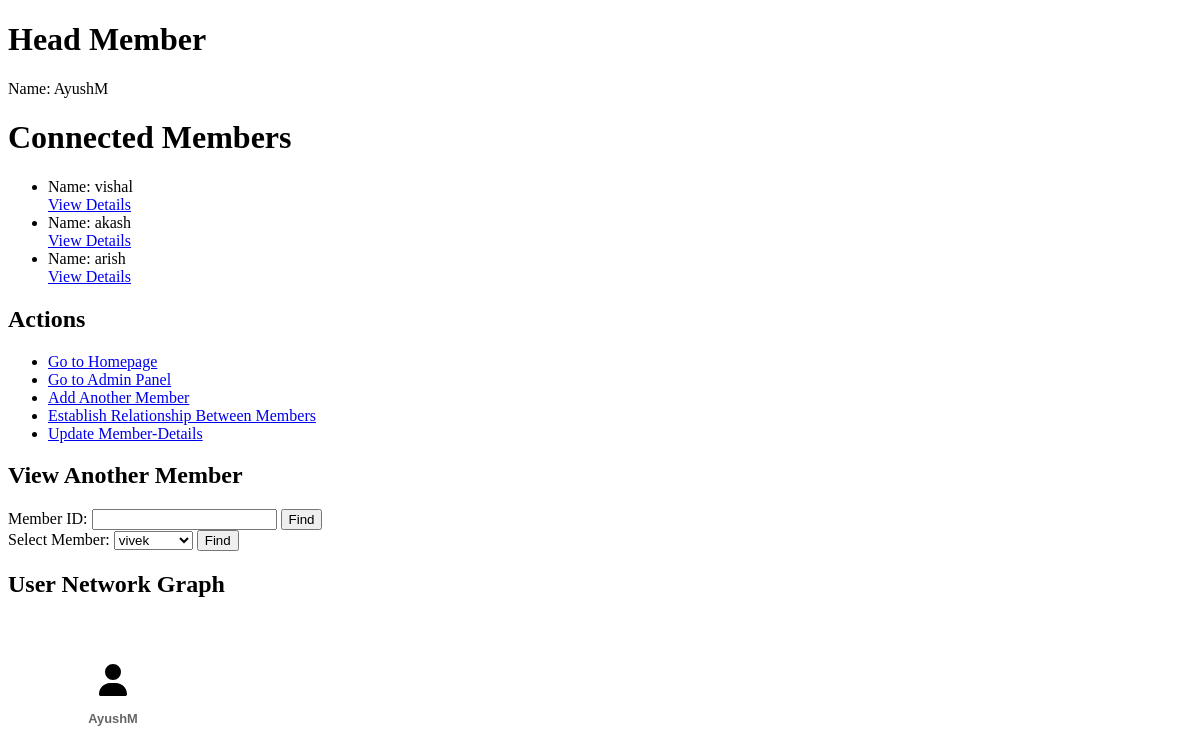
The app's page /member/2/ with its own data.
### mlm/models.py (models this page shows)
class Member(models.Model):
    user = models.OneToOneField(User, on_delete=models.CASCADE)
    sponsor = models.ForeignKey('self', on_delete=models.CASCADE, blank=True, null=True)

class MemberRelationship(models.Model):
    parent = models.ForeignKey(Member, related_name='children', on_delete=models.CASCADE)
    child = models.ForeignKey(Member, related_name='parents', on_delete=models.CASCADE)

### mlm/views.py (the view)
# urls.py: path('member/<int:member_id>/', views.member_detail, name='member_detail'),
def member_detail(request, member_id):
    member = Member.objects.get(id=member_id)
    members = Member.objects.all()
    def get_network_tree(member):
        children = []
        for child_relationship in member.children.all():
            children.append(get_network_tree(child_relationship.child))
        return {
            'name': member.user.username,
            'children': children
        }
    network_data = get_network_tree(member)
    network_tree_html = render_network_tree(network_data)
    return render(request, 'member_detail.html', {'member': member, 'members': members, 'network_tree': network_tree_html})

### mlm/views.py (called while the page is built)
def render_network_tree(node):
    html = f'<li><a href="javascript:void(0);"><div class="member-view-box"><div class="member-image"><svg xmlns="http://www.w3.org/2000/svg" viewBox="0 0 448 512" class="icon"><!--!Font Awesome Free 6.5.2 by @fontawesome - https://fontawesome.com License - https://fontawesome.com/license/free Copyright 2024 Fonticons, Inc.--><path d="M224 256A128 128 0 1 0 224 0a128 128 0 1 0 0 256zm-45.7 48C79.8 304 0 383.8 0 482.3C0 498.7 13.3 512 29.7 512H418.3c16.4 0 29.7-13.3 29.7-29.7C448 383.8 368.2 304 269.7 304H178.3z"/></svg><div class="member-details"><h3>{node["name"]}</h3></div></div></div></a>'
    if node.get('children'):
        html += '<ul>'
        for child in node['children']:
            html += render_network_tree(child)
        html += '</ul>'
    html += '</li>'
    return html

### mlm/templates/member_detail.html (shortened to what this page needs)
<!DOCTYPE html>
<html>
<head>
</head>
<body>
    <h1>Head Member</h1>
    <p>Name: {{ member.user.username }}</p>
    <h1>Connected Members</h1>
    {% if member.children.all %}
        <ul>
        {% for relationship in member.children.all %}
            <li>
                Name: {{ relationship.child.user.username }}
                <br><a href="{% url 'member_detail' relationship.child.id %}">View Details</a>
            </li>
        {% endfor %}
        </ul>
    {% else %}
        <p>No connected members found.</p>
    {% endif %}
    <h2>Actions</h2>
    <ul>
        <li><a href="{% url 'homepage' %}">Go to Homepage</a></li>
        <li><a href="/admin/">Go to Admin Panel</a></li>
        <li><a href="{% url 'create_user' %}">Add Another Member</a></li>
        <li><a href="{% url 'establish_relationship' %}">Establish Relationship Between Members</a></li>
        <li><a href="{% url 'update_user' username=member.user.username %}">Update Member-Details</a></li>
    </ul>
    <h2>View Another Member</h2>
    <form action="{% url 'find_member' %}" method="get">
        <label for="member_id">Member ID:</label>
        <input type="text" id="member_id" name="member_id">
        <input type="submit" value="Find">
    </form>
    <form action="{% url 'find_member' %}" method="get">
        <label for="member_select">Select Member:</label>
        <select id="member_select" name="member_id">
            {% for member in members %}
                <option value="{{ member.id }}">{{ member.user.username }}</option>
            {% endfor %}
        </select>
        <input type="submit" value="Find">
    </form>
    <h2>User Network Graph</h2>
    {% include 'member_network.html' %}
</body>
</html>

### mlm/templates/member_network.html (shortened to what this page needs)
<div class="body genealogy-body genealogy-scroll">
    <div class="genealogy-tree">
        {% with network_tree as formatted_tree %}
        <ul>
            {{ formatted_tree|safe }}
        </ul>
        {% endwith %}
    </div>
</div>

### mlm/templates/member_detail.html (style rules this page uses)
.genealogy-body { white-space: nowrap; overflow-y: hidden; padding: 50px; min-height: 500px; padding-top: 10px; }
.genealogy-tree ul { padding-top: 20px; position: relative; padding-left: 0px; display: flex; }
.genealogy-tree li { float: left; text-align: center; list-style-type: none; position: relative; padding: 20px 5px 0 5px; }
.genealogy-tree li::before, .genealogy-tree li::after { content: ''; position: absolute; top: 0; right: 50%; border-top: 2px solid #ccc; width: 50%; height: 18px; }
.genealogy-tree li::after { right: auto; left: 50%; border-left: 2px solid #ccc; }
.genealogy-tree li:only-child::after, .genealogy-tree li:only-child::before { display: none; }
.genealogy-tree li:only-child { padding-top: 0; }
.genealogy-tree li:first-child::before, .genealogy-tree li:last-child::after { border: 0 none; }
.genealogy-tree li:last-child::before { border-right: 2px solid #ccc; border-radius: 0 5px 0 0; -webkit-border-radius: 0 5px 0 0; -moz-border-radius: 0 5px 0 0; }
.genealogy-tree li:first-child::after { border-radius: 5px 0 0 0; -webkit-border-radius: 5px 0 0 0; -moz-border-radius: 5px 0 0 0; }
.icon { color: #007bff; width: 32px; height: 32px; }
.genealogy-tree li a { text-decoration: none; color: #666; font-family: arial, verdana, tahoma; font-size: 11px; display: inline-block; border-radius: 5px; -webkit-border-radius: 5px; -moz-border-radius: 5px; }
.member-view-box { padding:0px 20px; text-align: center; border-radius: 4px; position: relative; }
.member-image { width: 60px; position: relative; }

### records on screen
Member: user.username "AyushM"
MemberRelationship: child.user.username "vishal"
MemberRelationship: child.user.username "akash"
MemberRelationship: child.user.username "arish"

### other values on screen
form field member_id "vivek"
